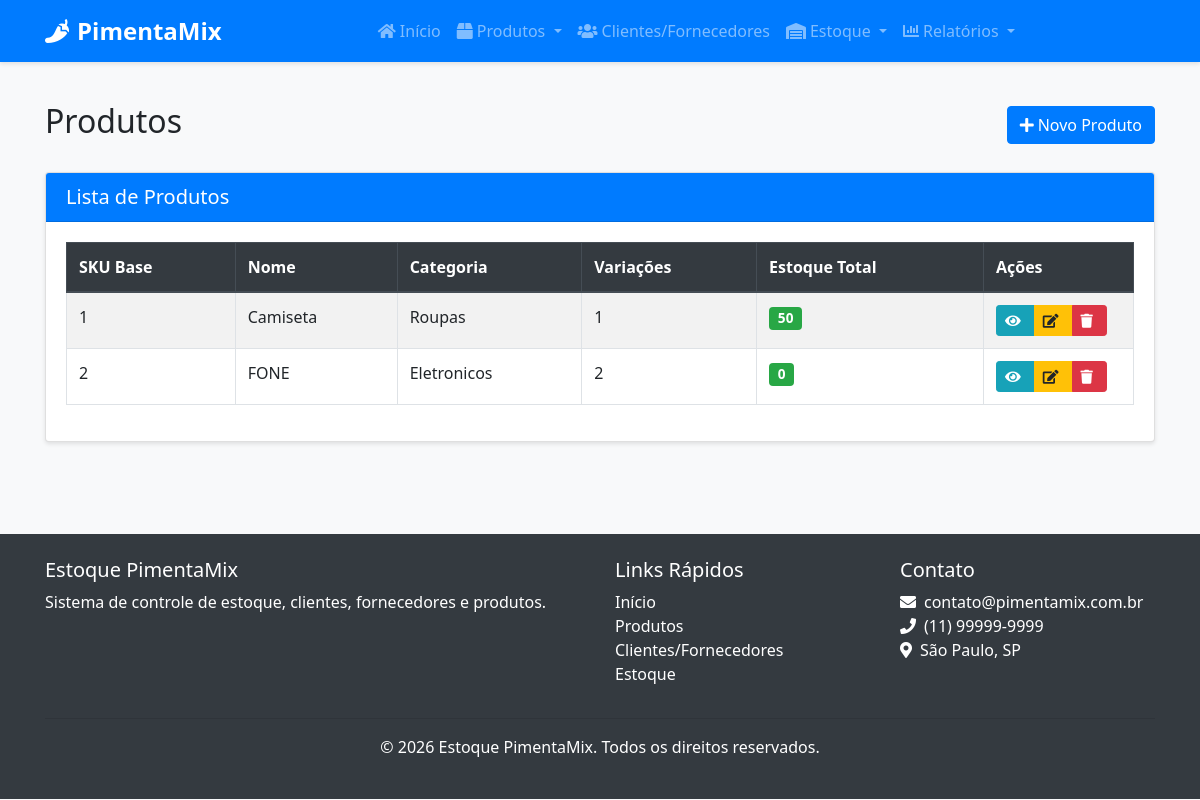
/produtos/, run on the app's committed database.
### src/models/produto.py (models this page shows, shortened)
class Produto(db.Model):
    __tablename__ = 'produto'
    id = db.Column(db.Integer, primary_key=True)
    nome = db.Column(db.String(100), nullable=False)
    descricao = db.Column(db.Text, nullable=True)
    sku_base = db.Column(db.String(50), nullable=True, unique=True)
    isbn = db.Column(db.String(20), nullable=True)
    categoria_id = db.Column(db.Integer, db.ForeignKey('categoria.id'), nullable=False)
    fornecedor_id = db.Column(db.Integer, db.ForeignKey('cliente_fornecedor.id'), nullable=True)
    data_cadastro = db.Column(db.DateTime, default=datetime.utcnow)
    variacoes = db.relationship('ProdutoVariacao', backref='produto', lazy=True, cascade="all, delete-orphan")
    def estoque_baixo(self):
        for variacao in self.variacoes:
            if variacao.estoque_baixo():
                return True
        return False
    def estoque_total(self):
        return sum(variacao.quantidade_atual for variacao in self.variacoes)

class ProdutoVariacao(db.Model):
    __tablename__ = 'produto_variacao'
    id = db.Column(db.Integer, primary_key=True)
    produto_id = db.Column(db.Integer, db.ForeignKey('produto.id'), nullable=False)
    nome = db.Column(db.String(100), nullable=False)
    sku = db.Column(db.String(50), nullable=False, unique=True)
    preco_venda = db.Column(db.Float, nullable=False)
    quantidade_atual = db.Column(db.Integer, default=0)
    estoque_minimo = db.Column(db.Integer, default=5)
    eh_padrao = db.Column(db.Boolean, default=False)  # Novo campo para identificar variação padrão
    atributos_valores = db.relationship('AtributoValor', secondary=produto_variacao_atributo_valor,
                                       backref=db.backref('variacoes', lazy=True))
    entradas = db.relationship('EntradaEstoque', backref='variacao', lazy=True)
    saidas = db.relationship('SaidaEstoque', backref='variacao', lazy=True)
    def estoque_baixo(self):
        return self.quantidade_atual < self.estoque_minimo

### src/models/categoria.py (models this page shows, shortened)
class Categoria(db.Model):
    __tablename__ = 'categoria'
    id = db.Column(db.Integer, primary_key=True)
    nome = db.Column(db.String(100), nullable=False, unique=True)
    descricao = db.Column(db.Text, nullable=True)
    produtos = db.relationship('Produto', backref='categoria', lazy=True)

### src/routes/produto.py (the view)
@produto_bp.route("/")
def listar():
    produtos = Produto.query.all()
    return render_template("produto/listar.html", produtos=produtos, titulo="Produtos")

### src/templates/produto/listar.html (shortened to what this page needs)
{% extends "base.html" %}
{% block content %}
<div class="container">
    <div class="d-flex justify-content-between align-items-center mb-4">
        <h2>Produtos</h2>
        <a href="{{ url_for('produto.novo') }}" class="btn btn-primary">
            <i class="fas fa-plus mr-1"></i>Novo Produto
        </a>
    </div>
    <div class="card">
        <div class="card-header bg-primary text-white">
            <h5 class="mb-0">Lista de Produtos</h5>
        </div>
        <div class="card-body">
            {% if produtos %}
                <div class="table-responsive">
                    <table class="table table-striped table-bordered">
                        <thead class="thead-dark">
                            <tr>
                                <th>SKU Base</th>
                                <th>Nome</th>
                                <th>Categoria</th>
                                <th>Variações</th>
                                <th>Estoque Total</th>
                                <th width="150">Ações</th>
                            </tr>
                        </thead>
                        <tbody>
                            {% for produto in produtos %}
                                <tr>
                                    <td>{{ produto.sku_base }}</td>
                                    <td>{{ produto.nome }}</td>
                                    <td>{{ produto.categoria.nome if produto.categoria else '-' }}</td>
                                    <td>{{ produto.variacoes|length }}</td>
                                    <td>
                                        <span class="badge {% if produto.estoque_baixo() %}badge-danger{% else %}badge-success{% endif %}">
                                            {{ produto.estoque_total() }}
                                        </span>
                                    </td>
                                    <td>
                                        <div class="btn-group">
                                            <a href="{{ url_for('produto.detalhes', id=produto.id) }}" class="btn btn-sm btn-info">
                                                <i class="fas fa-eye"></i>
                                            </a>
                                            <a href="{{ url_for('produto.editar', id=produto.id) }}" class="btn btn-sm btn-warning">
                                                <i class="fas fa-edit"></i>
                                            </a>
                                            <button type="button" class="btn btn-sm btn-danger btn-excluir" data-id="{{ produto.id }}">
                                                <i class="fas fa-trash"></i>
                                            </button>
                                        </div>
                                    </td>
                                </tr>
                            {% endfor %}
                        </tbody>
                    </table>
                </div>
            {% else %}
                <div class="alert alert-info">
                    Nenhum produto cadastrado.
                </div>
            {% endif %}
        </div>
    </div>
</div>
{% endblock %}

### src/static/css/style.css (style rules this page uses)
body { font-family: 'Segoe UI', Tahoma, Geneva, Verdana, sans-serif; background-color: #f8f9fa; }
.card { box-shadow: 0 2px 4px rgba(0, 0, 0, 0.1); transition: all 0.3s ease; margin-bottom: 20px; }
.card-header { font-weight: bold; }
.btn i { margin-right: 5px; }
.table thead th { background-color: #343a40; color: white; border-color: #454d55; }
.table-striped tbody tr:nth-of-type(odd) { background-color: rgba(0, 0, 0, 0.05); }
.badge { font-size: 85%; font-weight: 600; padding: 0.35em 0.65em; }

### data on the page
Produto: sku_base "1", nome "Camiseta", categoria "Roupas", variacoes|length "1", estoque_total "50"
Produto: sku_base "2", nome "FONE", categoria "Eletronicos", variacoes|length "2", estoque_total "0"
